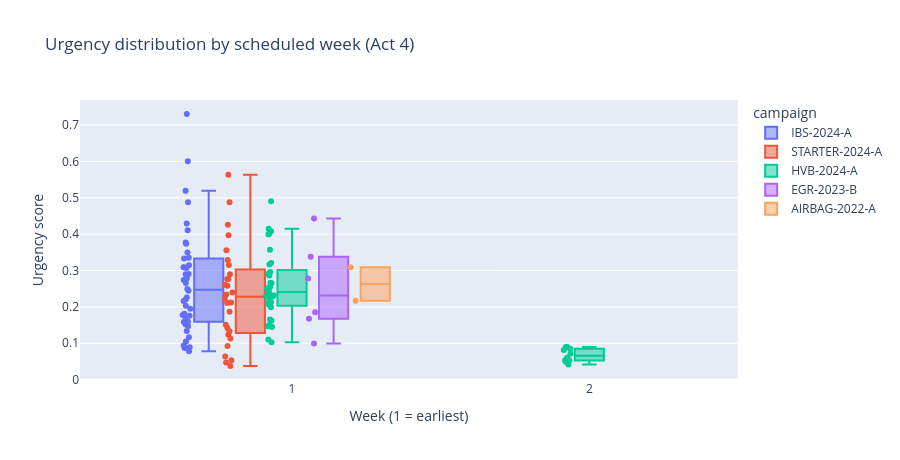

Notebook code cell kept with this figure:
### Code cell
# Week-by-week urgency distribution.
fig = px.box(
    df4, x='week', y='urgency', color='campaign',
    title='Urgency distribution by scheduled week (Act 4)',
    points='all',
)
fig.update_layout(height=460, xaxis_title='Week (1 = earliest)', yaxis_title='Urgency score')
fig

### Figure 1 — Plotly figure (JSON) as saved in the notebook; plotly's stock layout.template omitted (floating-point values rounded to 4 significant figures)
{"data": [{"alignmentgroup": "True", "boxpoints": "all", "hovertemplate": "campaign=IBS-2024-A<br>week=%{x}<br>urgency=%{y}<extra></extra>", "legendgroup": "IBS-2024-A", "marker": {"color": "#636efa"}, "name": "IBS-2024-A", "notched": false, "offsetgroup": "IBS-2024-A", "orientation": "v", "showlegend": true, "type": "box", "x": [1, 1, 1, 1, 1, 1, 1, 1, 1, 1, 1, 1, 1, 1, 1, 1, 1, 1, 1, 1, 1, 1, 1, 1, 1, 1, 1, 1, 1, 1, 1, 1, 1, 1, 1, 1, 1, 1, 1, 1, 1, 1], "x0": " ", "xaxis": "x", "y": [0.7306, 0.6005, 0.5195, 0.4878, 0.4291, 0.4105, 0.3774, 0.3735, 0.3495, 0.3354, 0.3332, 0.3147, 0.309, 0.3086, 0.3069, 0.2902, 0.2898, 0.2779, 0.2739, 0.2659, 0.2493, 0.2447, 0.2256, 0.2202, 0.2161, 0.2029, 0.1948, 0.181, 0.1777, 0.1758, 0.1708, 0.1592, 0.1587, 0.1519, 0.1464, 0.1334, 0.1161, 0.1046, 0.0941, 0.0891, 0.08679, 0.0783], "y0": " ", "yaxis": "y"}, {"alignmentgroup": "True", "boxpoints": "all", "hovertemplate": "campaign=STARTER-2024-A<br>week=%{x}<br>urgency=%{y}<extra></extra>", "legendgroup": "STARTER-2024-A", "marker": {"color": "#EF553B"}, "name": "STARTER-2024-A", "notched": false, "offsetgroup": "STARTER-2024-A", "orientation": "v", "showlegend": true, "type": "box", "x": [1, 1, 1, 1, 1, 1, 1, 1, 1, 1, 1, 1, 1, 1, 1, 1, 1, 1, 1, 1, 1, 1, 1, 1, 1, 1, 1, 1], "x0": " ", "xaxis": "x", "y": [0.5636, 0.488, 0.4258, 0.3969, 0.3555, 0.3287, 0.3155, 0.2896, 0.2768, 0.2765, 0.2608, 0.258, 0.2393, 0.2344, 0.2215, 0.212, 0.2108, 0.1867, 0.1512, 0.1421, 0.1328, 0.1236, 0.1129, 0.09251, 0.06362, 0.05323, 0.04732, 0.03739], "y0": " ", "yaxis": "y"}, {"alignmentgroup": "True", "boxpoints": "all", "hovertemplate": "campaign=HVB-2024-A<br>week=%{x}<br>urgency=%{y}<extra></extra>", "legendgroup": "HVB-2024-A", "marker": {"color": "#00cc96"}, "name": "HVB-2024-A", "notched": false, "offsetgroup": "HVB-2024-A", "orientation": "v", "showlegend": true, "type": "box", "x": [1, 1, 1, 1, 1, 1, 1, 1, 1, 1, 1, 1, 1, 1, 1, 1, 1, 1, 1, 1, 1, 1, 1, 1, 1, 1, 1, 1, 1, 1, 1, 1, 1, 2, 2, 2, 2, 2, 2, 2, 2, 2, 2], "x0": " ", "xaxis": "x", "y": [0.4906, 0.4146, 0.408, 0.3998, 0.3996, 0.3568, 0.3207, 0.3169, 0.2961, 0.2901, 0.2861, 0.2665, 0.2651, 0.2555, 0.2523, 0.251, 0.2406, 0.2318, 0.2312, 0.2292, 0.2286, 0.2254, 0.213, 0.2104, 0.2049, 0.1989, 0.1654, 0.1625, 0.1509, 0.1466, 0.1446, 0.1101, 0.1029, 0.08954, 0.08951, 0.08451, 0.08142, 0.07138, 0.06027, 0.05294, 0.05218, 0.04739, 0.04178], "y0": " ", "yaxis": "y"}, {"alignmentgroup": "True", "boxpoints": "all", "hovertemplate": "campaign=EGR-2023-B<br>week=%{x}<br>urgency=%{y}<extra></extra>", "legendgroup": "EGR-2023-B", "marker": {"color": "#ab63fa"}, "name": "EGR-2023-B", "notched": false, "offsetgroup": "EGR-2023-B", "orientation": "v", "showlegend": true, "type": "box", "x": [1, 1, 1, 1, 1, 1], "x0": " ", "xaxis": "x", "y": [0.443, 0.338, 0.2778, 0.1854, 0.1673, 0.09956], "y0": " ", "yaxis": "y"}, {"alignmentgroup": "True", "boxpoints": "all", "hovertemplate": "campaign=AIRBAG-2022-A<br>week=%{x}<br>urgency=%{y}<extra></extra>", "legendgroup": "AIRBAG-2022-A", "marker": {"color": "#FFA15A"}, "name": "AIRBAG-2022-A", "notched": false, "offsetgroup": "AIRBAG-2022-A", "orientation": "v", "showlegend": true, "type": "box", "x": [1, 1], "x0": " ", "xaxis": "x", "y": [0.3089, 0.2171], "y0": " ", "yaxis": "y"}], "layout": {"boxmode": "group", "height": 460, "legend": {"title": {"text": "campaign"}, "tracegroupgap": 0}, "title": {"text": "Urgency distribution by scheduled week (Act 4)"}, "xaxis": {"anchor": "y", "domain": [0.0, 1.0], "title": {"text": "Week (1 = earliest)"}}, "yaxis": {"anchor": "x", "domain": [0.0, 1.0], "title": {"text": "Urgency score"}}}}
